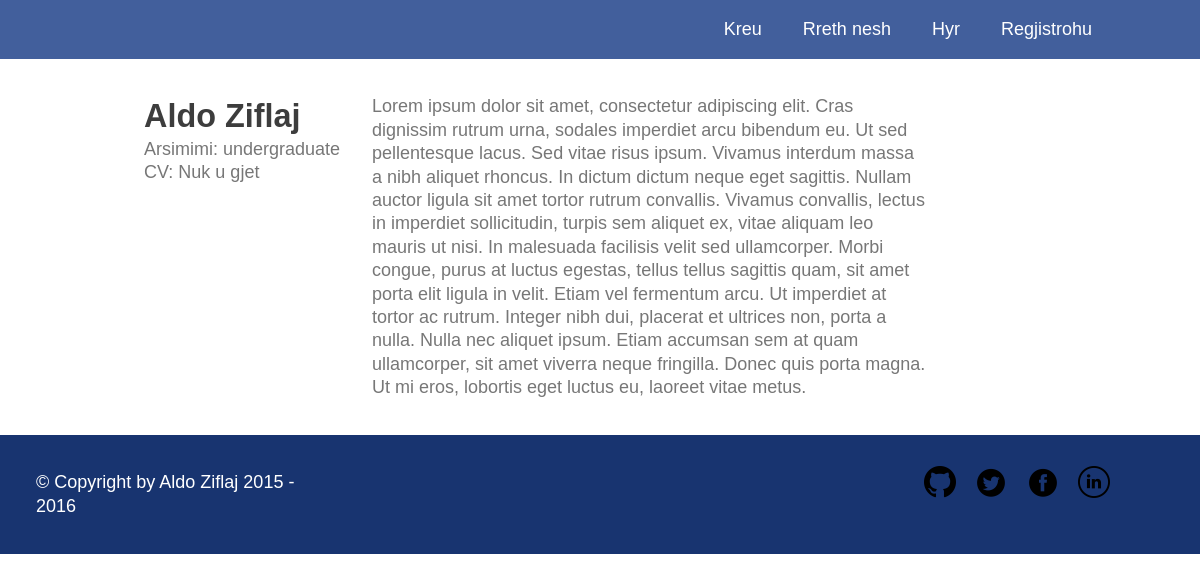
The page /user.php?id=1 on the database its author committed.
### tables this page shows
CREATE TABLE IF NOT EXISTS `students` (
  `id` INT(11) NOT NULL AUTO_INCREMENT,
  `first_name` VARCHAR(45) NOT NULL,
  `last_name` VARCHAR(45) NOT NULL,
  `user_id` INT(11) NOT NULL,
  `cv_url` VARCHAR(255) NULL,
  `dob` DATE NOT NULL,
  `degree` VARCHAR(45) NOT NULL,
  `bio` MEDIUMTEXT NULL,
  PRIMARY KEY (`id`),
  INDEX `id_idx` (`user_id` ASC),
  CONSTRAINT `student_user_id`
    FOREIGN KEY (`user_id`)
    REFERENCES `users` (`id`)
    ON DELETE CASCADE
    ON UPDATE CASCADE);

### public/views/student/me.php (the view, shortened to what this page needs)
<?php
$connection = mysqli_connect($db['host'], $db['username'], $db['password'], $db['database']);
$user_sql = "select first_name, last_name, cv_url, degree, bio ";
$user_sql .= "from students ";
$user_sql .= "where user_id = $id";
$result = mysqli_query($connection, $user_sql);
$user = mysqli_fetch_assoc($result);
?>
<div class="content row">
  <div class="profile">
    <div class="col-narrow">
      <div class="profile--handle">
        <?= $user['first_name'] ?> <?= $user['last_name'] ?>
      </div>
      <div class="profile--degree">
        Arsimimi: <?= $user['degree'] ?>
      </div>
      <div class="profile--cv">
        CV:
        <?php if($user['cv_url']): ?>
          <a href="<?= $user['cv_url'] ?>">Shkarko ketu</a>
        <?php else: ?>
          Nuk u gjet
        <?php endif; ?>
      </div>
    </div>
    <div class="col-wide profile--bio">
      <?= $user['bio'] ?>
    </div>
  </div>
</div>

### public/assets/css/base.css (style rules this page uses)
html, body { width: 100%; height: 100%; color: #777; background-color: #fff; }
body { margin: 0; padding: 0; font-size: 1em; font-family: helvetica, arial, sans-serif; line-height: 1.3; }
@media (min-width: 38em) { body { font-size: 1.125em; } }

### public/assets/css/theme.css (style rules this page uses)
.content { min-height: 350px; padding: 0 8em; }

### public/assets/css/layout.css (style rules this page uses)
.row { clear: both; overflow: hidden; }
.col-narrow, .col-narrow--right { margin-bottom: 1.5em; }
@media (min-width: 38em) { .col-narrow, .col-medium, .col-wide { float: left; } }
@media (min-width: 38em) { .col-wide, .col-wide--right { width: 61%; } }
@media (min-width: 38em) { .col-narrow, .col-narrow--right { width: 25%; margin-bottom: 0; } }

### public/assets/css/modules.css (style rules this page uses)
.profile { padding: 2em 0; }
.profile--handle { color: #3D3D3D; font-weight: bold; font-size: 1.8em; }
.profile--bio { margin-bottom: 2em; }

### rows shown on the page
students: first_name "Aldo", last_name "Ziflaj", degree "undergraduate", bio "Lorem ipsum dolor sit amet, consectetur adipiscing elit. Cras dignissim rutrum urna, sodales imperdiet arcu bibendum eu. Ut sed pellentesque lacus. Sed vitae risus ipsum. Vivamus interdum massa a nibh aliquet rhoncus. In dictum dictum neque eget sagittis. Nullam auctor ligula sit amet tortor rutrum convallis. Vivamus convallis, lectus in imperdiet sollicitudin, turpis sem aliquet ex, vitae aliquam leo mauris ut nisi. In malesuada facilisis velit sed ullamcorper. Morbi congue, purus at luctus egestas, tellus tellus sagittis quam, sit amet porta elit ligula in velit. Etiam vel fermentum arcu. Ut imperdiet at tortor ac rutrum. Integer nibh dui, placerat et ultrices non, porta a nulla. Nulla…"
